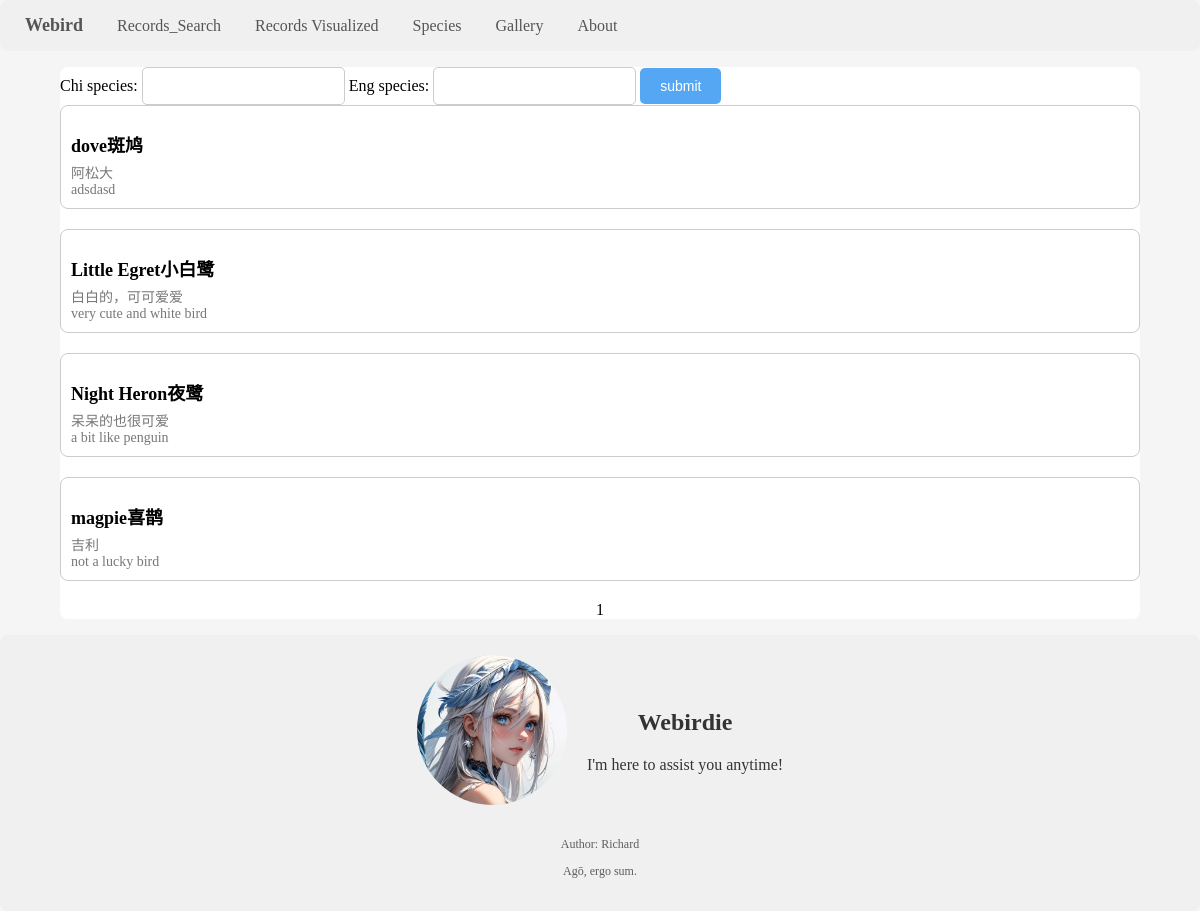
The app's page /species/ with its own data.
### webird/models.py (models this page shows)
class BirdInfo(models.Model):
    id = models.AutoField(primary_key=True)
    eng_species = models.CharField(max_length=30, blank=True, null=True)
    chi_species = models.CharField(max_length=30, blank=True, null=True)
    chi_description = models.TextField(max_length=700, blank=True, null=True)
    eng_description = models.TextField(max_length=700, blank=True, null=True)
    wiki_url = models.TextField(max_length=100, blank=True, null=True)
    bird_class = models.ForeignKey(BirdClasses, on_delete=models.PROTECT, null=True)
    def whole_name(self):
        return (self.eng_species if self.eng_species else '') + (self.chi_species if self.chi_species else '')
    def single_name(self):
        return self.eng_species if self.eng_species else self.chi_species

### webird/views.py (the view)
# urls.py: path('species/', webird_views.bird_species),
def bird_species(request):
    form = species_search_form(data=request.GET)
    result = models.BirdInfo.objects.all()
    if form.is_valid():
        result = form.search()
    else:
        form = species_search_form()
    paginator = Paginator(result, 5)  # Set 10 records per page
    page_number = request.GET.get('page')  # Get the current page number
    page_obj = paginator.get_page(page_number)  # Get the page object
    query_params = request.GET.copy()  # Get a mutable copy of the query parameters
    if 'page' in query_params:
        del query_params['page']  # Remove the 'page' parameter from the query parameters
    context = {
        'form': form,
        'result': page_obj,
        'query_params': query_params.urlencode(),  # Encode the query parameters as a URL-encoded string
    }
    return render(request, 'species_search.html', context)

### webird/forms.py
class species_search_form(forms.ModelForm):
    class Meta:
        model = models.BirdInfo
        fields = ['chi_species', 'eng_species']
    def search(self):
        query_dic = {
            'eng_species__icontains': self.cleaned_data.get('eng_species'),
            'chi_species__icontains': self.cleaned_data.get('chi_species'),
        }
        query_dic = {key: value for key, value in query_dic.items() if value is not None}
        results = models.BirdInfo.objects.filter(**query_dic)
        return results

### webird/templatetags/custom_filters.py (called while the page is built)
@register.filter
def id_get_bird_whole_name(bird_id):
    try:
        return bird_id.whole_name()
    except:
        return models.BirdInfo.objects.filter(id=bird_id).first().whole_name()

@register.filter
def id_get_bird_single_name(bird_id):
    try:
        return bird_id.single_name()
    except:
        return models.BirdInfo.objects.filter(id=bird_id).first().single_name()

### webird/templates/species_search.html (shortened to what this page needs)
{% extends 'common.html' %}
{% load custom_filters %}
{% block content %}
    <form method="get">
        {{ form }}
        <input type="submit" value="submit">
    </form>
    {% for item in result %}
        <a href="{{ item.id | id_get_bird_single_name }}/" style="text-decoration: none; color: inherit;">
        <div class="result">
            <h2 class="title">
                {{ item.id | id_get_bird_whole_name }}
            </h2>
            <div class="description">
                <div>{{ item.chi_description }}</div>
                <div>{{ item.eng_description }}</div>
            </div>
        </div>
        </a>
    {% endfor %}
    <div class="pagination">
        {{ result.number }}
    </div>
{% endblock %}

### records on screen
BirdInfo: id|id_get_bird_whole_name "dove斑鸠", chi_description "阿松大", eng_description "adsdasd"
BirdInfo: id|id_get_bird_whole_name "Little Egret小白鹭", chi_description "白白的，可可爱爱", eng_description "very cute and white bird"
BirdInfo: id|id_get_bird_whole_name "Night Heron夜鹭", chi_description "呆呆的也很可爱", eng_description "a bit like penguin"
BirdInfo: id|id_get_bird_whole_name "magpie喜鹊", chi_description "吉利", eng_description "not a lucky bird"

### other values on screen
{{ result.number }} "1"
